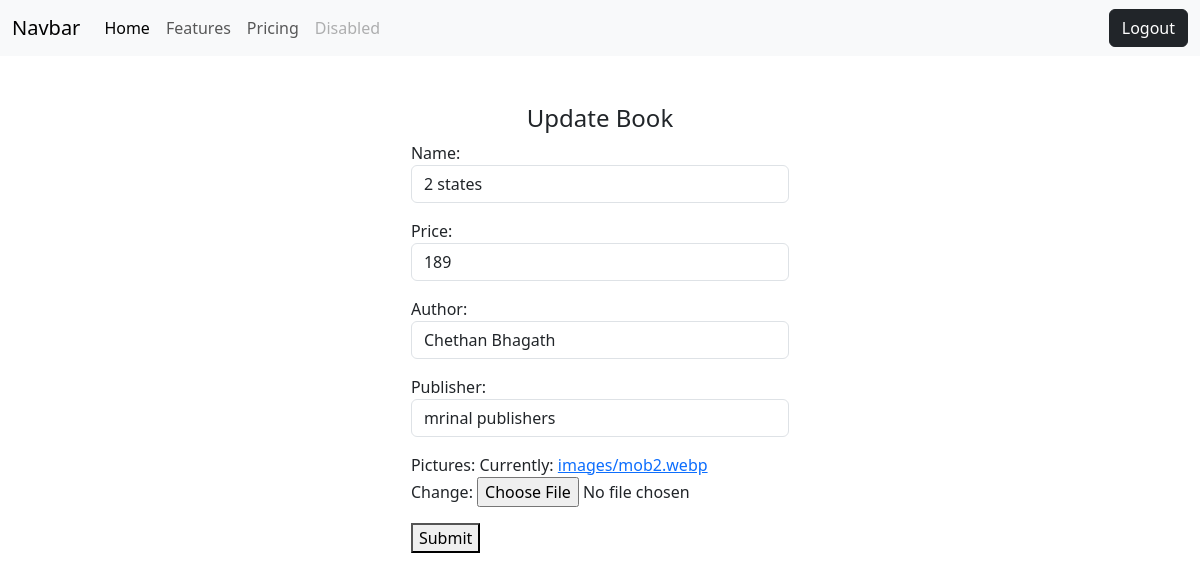
The page /books/10/update (signed in) on the database its author committed.
### book/models.py (models this page shows, shortened)
class Books(models.Model):
    name=models.CharField(max_length=200)
    price=models.PositiveBigIntegerField()
    author=models.CharField(max_length=200)
    publisher=models.CharField(max_length=200)
    pictures=models.ImageField(upload_to="images",null=True) #null needs to set otherwise it wll effect other feilds.after this run migration commnds 2nos

### book/views.py (the view, shortened to what this page needs)
# urls.py: path('books/<int:pk>/update',views.UpdateView.as_view(),name="book-update"),
@method_decorator(signin_required,name="dispatch")
class UpdateView(View):
    def get(self,request,*args,**kwargs):
        form=BookForms()
        id=kwargs.get("pk")
        obj=Books.objects.get(id=id)
        form=BookForms(instance=obj)
        return render(request,"book-update.html",{"form":form})

### book/forms.py
class BookForms(forms.ModelForm):
    class Meta:
        model=Books
        fields="__all__"
        widgets={
            "name":forms.TextInput(attrs={"class":"form-control"}),
            "price":forms.TextInput(attrs={"class":"form-control"}),
            "author":forms.TextInput(attrs={"class":"form-control"}),
            "publisher":forms.TextInput(attrs={"class":"form-control"}),
        }

### book/views.py (called while the page is built)
def signin_required(fn):
    def wrapper(request,*args,**kwargs):
        if not request.user.is_authenticated:
            messages.error(request,"....login in required.....")
            return redirect("signin")
        else:
            return fn(request,*args,**kwargs)
    return wrapper

### book/templates/book-update.html (shortened to what this page needs)
{%extends 'base.html'%}
{%block body_block%}
<div class="container mt-5 d-flex justify-content-center">
    <form action="" method="post" enctype="multipart/form-data">
        <h4 class="text-center">Update Book</h4>
        {{form.as_p}}
        <button type="submit">Submit</button>
    </form>
</div>
{%endblock%}

### rows shown on the page
Books: name "2 states", price "189", author "Chethan Bhagath", publisher "mrinal publishers"
